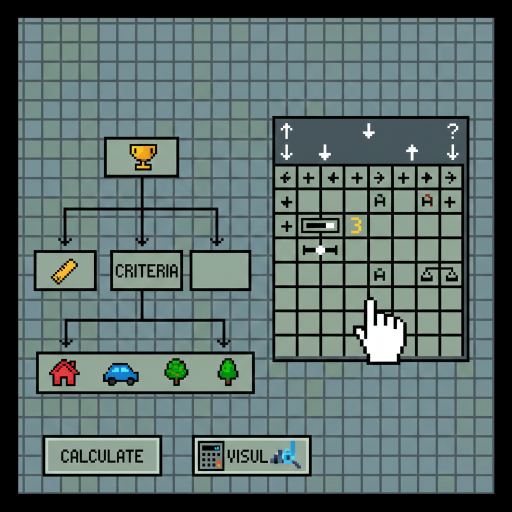
#> input picture docs/art/AHP.png, 1024 x 1024 px (shown at 1/2 size)
$ python -i strip_corner_mark.py   (imports and definitions only)
#> lines starting #> are read from the running program, lines starting #| are printed output that depends on the picture; after the words box and inside, x2 and y2 are one past the last pixel; in counts of white or black regions, pixels touching at a corner belong together
#!/usr/bin/env python3
"""Remove the small four-pointed sparkle an image generator stamps in the bottom-right corner.

Gemini-made artwork carries a translucent star (about 44 px wide in a 1024 px
image, centred about 54 px from the right edge and 58 px from the bottom) that
shows on any background because it brightens dark pixels and darkens light
ones. The icon originals in docs/art/ had it, so the 256 px copies in icons/
inherited it.

The star footprint (a disc a little larger than the star) is inpainted from the
surrounding picture:

* ``flat``  - when the footprint sits on one flat colour (the dark panel behind
  the eye glyph in the cost and viewshed icons), every footprint pixel that is
  not part of a bright glyph takes the surrounding median colour.
* ``shift`` - otherwise, OpenCV's exemplar-based shift-map inpainting
  (``cv2.xphoto.inpaint``) copies matching patches from elsewhere in the image,
  which continues grids, frames and checkerboards convincingly. Needs
  ``pip install opencv-contrib-python-headless``.

``--method auto`` (default) picks ``flat`` when at least 85 percent of the
pixels around the footprint share one colour and almost nothing bright lies
inside it. Always look at the result; this is a repair tool for pixel art, not
a guarantee.

    python scripts/strip_corner_mark.py --out /tmp/cleaned docs/art/AHP.png
    python scripts/strip_corner_mark.py --in-place docs/art/*.png docs/art/*.jpg
"""
from __future__ import annotations

import argparse
import sys
from pathlib import Path

import numpy as np
from PIL import Image

# Star geometry relative to the longer image side (measured on 1024 px originals).
CENTER_FROM_RIGHT = 54 / 1024
CENTER_FROM_BOTTOM = 58 / 1024
FOOTPRINT_RADIUS = 31 / 1024
RING_WIDTH = 10 / 1024
FLAT_SHARE = 0.85        # ring pixels that must share one colour for the flat method
FLAT_TOLERANCE = 20      # per-channel distance that still counts as "the same colour"
GLYPH_DISTANCE = 110     # footprint pixels farther than this from the flat colour are glyph, kept
GLYPH_SHARE_MAX = 0.02   # more glyph than this inside the footprint means it is not a flat area


def _disc(h: int, w: int, cx: float, cy: float, r: float) -> np.ndarray:
    yy, xx = np.mgrid[0:h, 0:w]
    return (yy - cy) ** 2 + (xx - cx) ** 2 <= r * r


def _choose(arr: np.ndarray, footprint: np.ndarray, ring: np.ndarray):
    ring_px = arr[ring][:, :3].astype(np.float32)
    median = np.median(ring_px, axis=0)
    share = (np.abs(ring_px - median).max(axis=1) < FLAT_TOLERANCE).mean()
    glyph = (np.abs(arr[footprint][:, :3].astype(np.float32) - median).max(axis=1) >= GLYPH_DISTANCE).mean()
    flat = share >= FLAT_SHARE and glyph <= GLYPH_SHARE_MAX
    return ("flat" if flat else "shift"), median, (share, glyph)


def _flat(arr: np.ndarray, footprint: np.ndarray, median: np.ndarray) -> np.ndarray:
    out = arr.copy()
    rgb = arr[..., :3].astype(np.float32)
    replace = footprint & (np.abs(rgb - median).max(axis=2) < GLYPH_DISTANCE)
    fill = np.rint(median).astype(np.uint8)
    out[replace, :3] = fill
    if arr.shape[2] == 4:
        ring_alpha = np.median(arr[..., 3][~footprint & _grow(footprint, 6)])
        out[replace, 3] = int(ring_alpha)
    return out


def _grow(mask: np.ndarray, n: int) -> np.ndarray:
    g = mask.copy()
    for _ in range(n):
        nxt = g.copy()
        nxt[1:, :] |= g[:-1, :]
        nxt[:-1, :] |= g[1:, :]
        nxt[:, 1:] |= g[:, :-1]
        nxt[:, :-1] |= g[:, 1:]
        g = nxt
    return g


def _shift(arr: np.ndarray, footprint: np.ndarray) -> np.ndarray:
    import cv2  # opencv-contrib-python-headless
    keep = (~footprint).astype(np.uint8) * 255  # cv2.xphoto: non-zero = known pixels
    rgb = np.ascontiguousarray(arr[..., :3])
    out_rgb = np.zeros_like(rgb)
    cv2.xphoto.inpaint(rgb, keep, out_rgb, cv2.xphoto.INPAINT_SHIFTMAP)
    if arr.shape[2] == 4:
        a3 = np.ascontiguousarray(np.repeat(arr[..., 3:4], 3, axis=2))
        out_a = np.zeros_like(a3)
        cv2.xphoto.inpaint(a3, keep, out_a, cv2.xphoto.INPAINT_SHIFTMAP)
        return np.dstack([out_rgb, out_a[..., 0]])
    return out_rgb


def strip(path: Path, out_path: Path, method: str = "auto") -> str:
#> called with path = '../docs/art/AHP.png', out_path = 'out.png', method = 'auto'
    im = Image.open(path)
#> im is the input picture: PIL image 1024x1024 RGBA; mean R, G, B, A 91.4, 108.9, 107.3, 255
    mode = "RGB" if im.mode == "RGB" else "RGBA"
#> mode = 'RGBA'
    arr = np.asarray(im.convert(mode)).copy()
    h, w = arr.shape[:2]
#> h = 1024; w = 1024
    size = max(h, w)
#> size = 1024
    cx = w - 1 - CENTER_FROM_RIGHT * size
#> cx = 969
    cy = h - 1 - CENTER_FROM_BOTTOM * size
#> cy = 965
    r = FOOTPRINT_RADIUS * size
#> r = 31
    footprint = _disc(h, w, cx, cy, r)
    ring = _disc(h, w, cx, cy, r + RING_WIDTH * size) & ~footprint
    chosen, median, share = _choose(arr, footprint, ring)
#> in _choose, `ring_px = arr[ring][:, :3].astype(np.float32)`: ring_px = 2260 rows, first 8: [119, 145, 144], [119, 145, 144], [120, 144, 144], [119, 143, 144], [120, 144, 144], [119, 144, 143], [119, 145, 144], [119, 145, 144]
#> in _choose, `median = np.median(ring_px, axis=0)`: median = [1, 1, 1]
#> in _choose, `share = (np.abs(ring_px - median).max(axis=1) < FLAT_TOLERANCE).mean()`: share = 0.55
#> in _choose, `glyph = (np.abs(arr[footprint][:, :3].astype(np.float32) - median).max..`: glyph = 0.583
#> in _choose, `flat = share >= FLAT_SHARE and glyph <= GLYPH_SHARE_MAX`: flat = False
#> chosen = 'shift'; median = [1, 1, 1]; share = (0.55, 0.583)
    if method != "auto":
        chosen = method
    result = _flat(arr, footprint, median) if chosen == "flat" else _shift(arr, footprint)
#> in _shift, `keep = (~footprint).astype(np.uint8) * 255`:
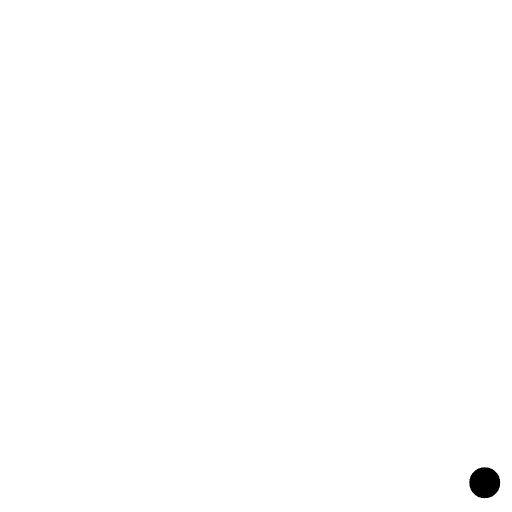
#> keep: shape (1024, 1024) (shown at 1/2 size); 99.7% white; 1 black region, box (x1, y1, x2, y2) and area: (938, 934, 1001, 997) 3001
#> in _shift, `a3 = np.ascontiguousarray(np.repeat(arr[..., 3:4], 3, axis=2))`: a3: shape (1024, 1024, 3); every value is 255
#> (the run stopped early here; a loop or call above may not have finished)
